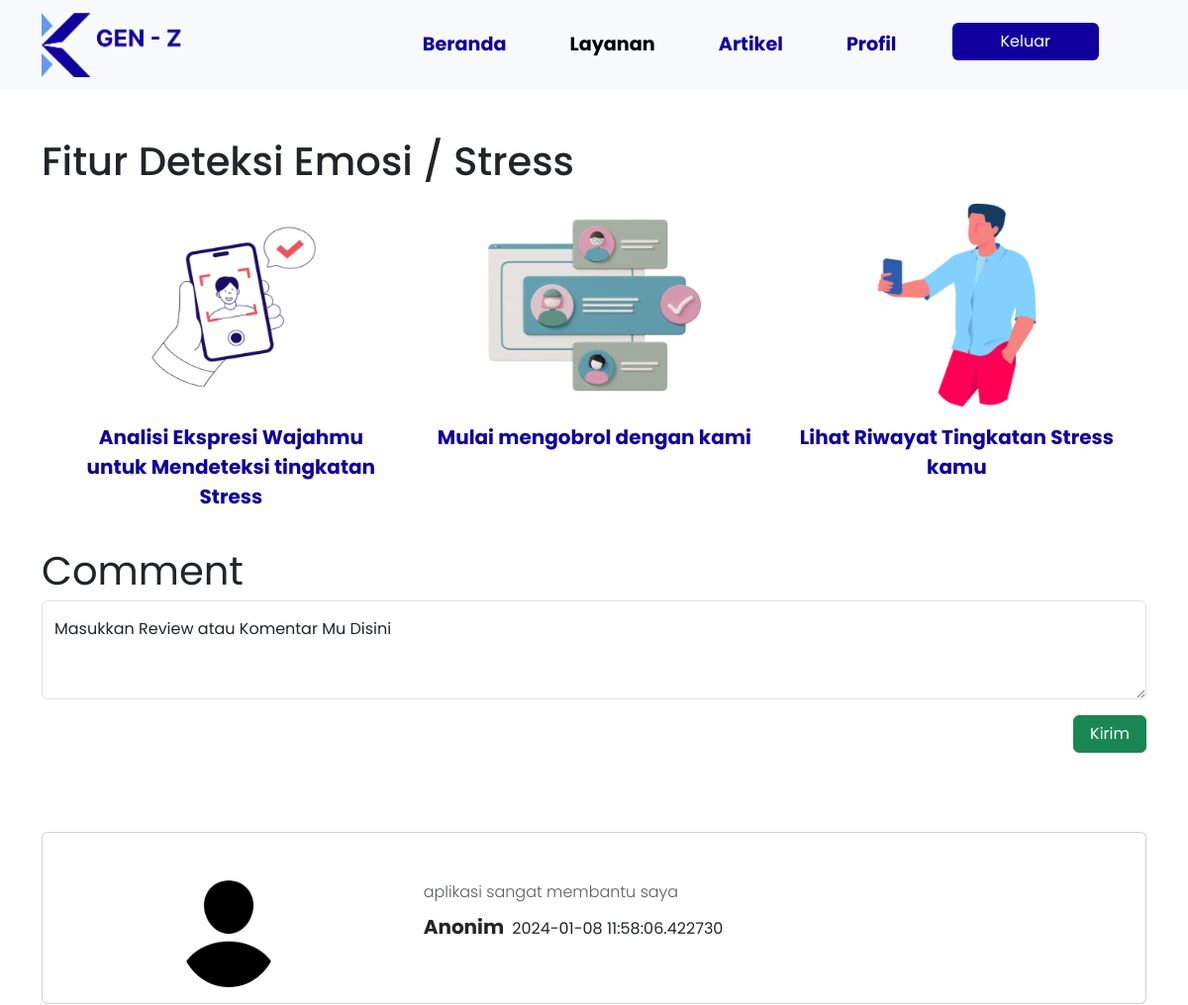
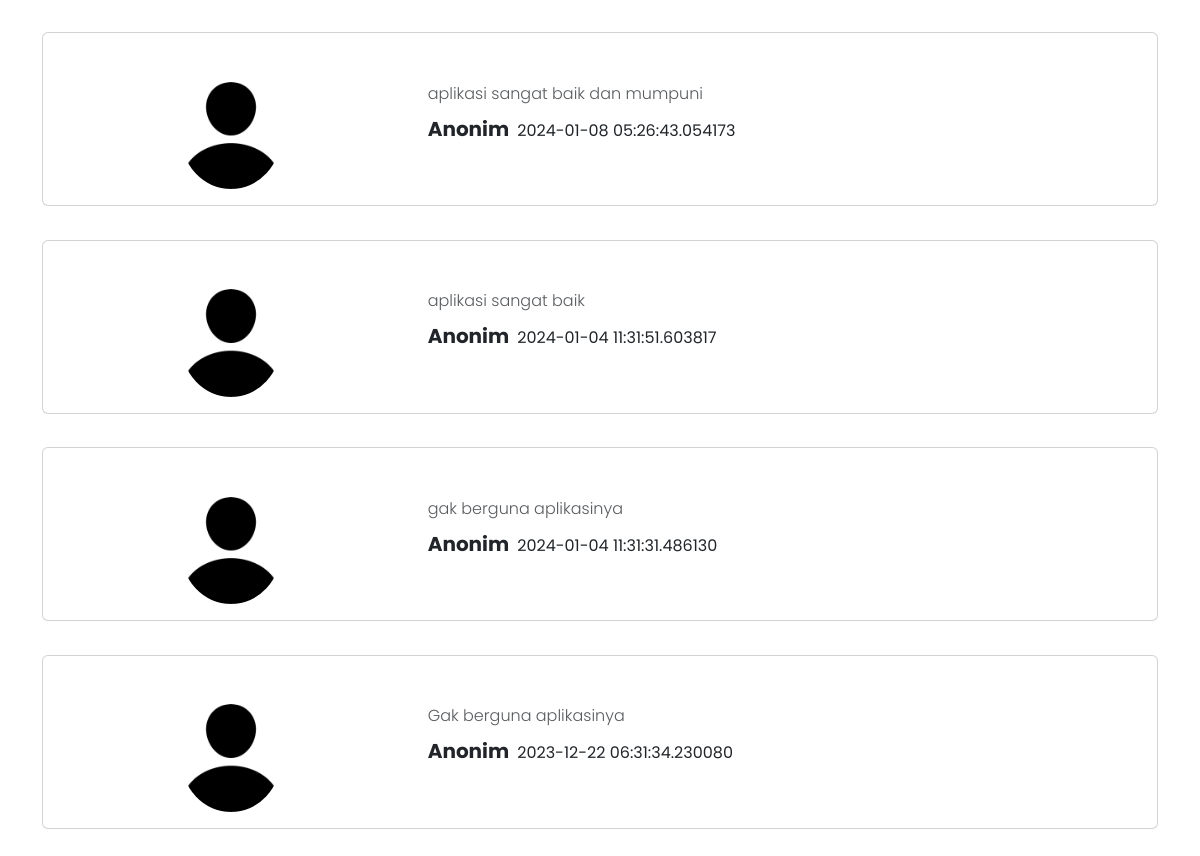
The page /layanan (signed in) on the database its author committed (2 pictures, top to bottom).
### app.py (models this page shows, shortened)
class Review(db.Model):
    id = db.Column(db.Integer, primary_key=True)
    review = db.Column(db.String(100), nullable=False)
    score = db.Column(db.Integer, nullable=False)
    date = db.Column(db.DateTime, default=datetime.datetime.now)
    user_id = db.Column(db.Integer, db.ForeignKey('user.id'))

### app.py (the view, shortened to what this page needs)
@app.route("/layanan", methods=['GET', 'POST'])
def layanan():
    if session.get('user_id') is None:
        return redirect(url_for('index'))
    else :
        title = "K-Genz | Layanan"
        view = "layanan"
        predict = 0
        getReview = Review.query.order_by(Review.date.desc()).limit(5).all()
        return render_template("user/layanan.html", active = view, title = title,predict = predict, review = getReview)

### templates/user/layanan.html (shortened to what this page needs)
{% extends "user/layouts/main.html" %}
{% block content1 %}
<div class="layanan">
    <div class="container">
        <div class="mt-5">
            <h1 class="">Fitur Deteksi Emosi / Stress</h1>
        </div>
        <div class="pilihan">
            <div class="container text-center">
                <div class="row row-layanan g-2">
                    <div class="col-md-4 img-hover-zoom--slowmo" data-aos="zoom-in" data-aos-duration="1500">
                        <a href="{{ url_for('camera')}}" class="text-decoration-none">
                            <div class="imagelayanan">
                                <img src="{{ url_for('static', filename='img/layanan2.png')}}" alt=""
                                    class=" image-layanan">
                            </div>
                            <div class="p-3 text-paragraph">Analisi Ekspresi Wajahmu untuk Mendeteksi tingkatan Stress
                            </div>
                        </a>
                    </div>
                    <div class="col-md-4 img-hover-zoom--slowmo" data-aos="zoom-in" data-aos-duration="1500">
                        <a href="{{ url_for('chatbot')}}" class="text-decoration-none">
                            <div class="imagelayanan">
                                <img src="{{ url_for('static', filename='img/layanan3.png')}}" alt=""
                                    class="image-layanan">
                            </div>
                            <div class="p-3 text-paragraph">Mulai mengobrol dengan kami</div>
                        </a>
                    </div>
                    <div class="col-md-4 img-hover-zoom--slowmo" data-aos="zoom-in" data-aos-duration="1500">
                        <a href="{{ url_for('history')}}" class="text-decoration-none">
                            <div class="imagelayanan">
                                <img src="{{ url_for('static', filename='img/layanan1.png')}}" alt=""
                                    class="image-layanan">
                            </div>
                            <div class="p-3 text-paragraph">Lihat Riwayat Tingkatan Stress kamu</div>
                        </a>
                    </div>
                </div>
            </div>
        </div>
    </div>
</div>
{% endblock %}
{% block content2 %}
<div class="sentiment-analysis">
    <div class="container">
        <div class="fs-1 text" style="font-family: Poppins;">Comment</div>
        <form action="{{ url_for('layanan')}}" method="post">
            <div class="form-floating">
                <textarea class="form-control" name="review" placeholder="Leave a comment here" id="floatingTextarea2"
                    style="height: 100px"></textarea>
                <label for="floatingTextarea2">Masukkan Review atau Komentar Mu Disini</label>
            </div>
            <div class="d-flex flex-row-reverse">
                <button class="mt-3 ps-3 pe-3 btn btn-success" type="submit">Kirim</button>
            </div>
        </form>
    </div>
    <div class="container">
        <div class="fs-5 hasil">
            {% if predict != 0 %}
            <div class="border border-success p-2" style="--bs-border-opacity: .5;">
                <div class="d-flex flex-column align-items-center justify-content-center">
                    {% if predict == 1 %}
                    <p style="font-size: 100px">&#128553</p><br>
                    <p>Komentar Kamu Masuk Kategori Negatif</p>
                    {% elif predict == 3 %}
                    <p style="font-size: 100px">&#128528</p><br>
                    <p>Komentar Kamu Masuk Kategori Netral</p>
                    {% elif predict == 5 %}
                    <p style="font-size: 100px">&#128522</p><br>
                    <p>Komentar Kamu Masuk Kategori Positif</p>
                    {% endif %}
                </div>
            </div>
            {% else %}
            <br>
            {% endif %}
        </div>
    </div>
    <div class="container mb-5">
        {% for data in review %}
        <section class="text-center text-lg-start shadow-1-strong rounded" data-aos="fade-in" data-aos-duration="1500">
            <div class="row d-flex justify-content-center">
                <div class="col-md-12">
                    <div class="card">
                        <div class="card-body">
                            <div class="row">
                                <div class="col-lg-4 d-flex justify-content-center align-items-center mb-2 mb-lg-0">
                                    <img src="{{ url_for('static', filename='img/person.png')}}"
                                        class="rounded-circle img-fluid shadow-1" alt="avatar" width="100"
                                        height="100" />
                                </div>
                                <div class="col-lg-8">
                                    <p class="text-muted fw-light mb-2">
                                        {{data['review']}}
                                    </p>
                                    <p class="mb-2"><strong class="fw-bold lead me-2">Anonim</strong><span
                                            class="class-muted">{{data['date']}}</span></p>
                                </div>
                            </div>
                        </div>
                    </div>
                </div>
            </div>
        </section>
        {% endfor %}
    </div>
</div>
{% endblock content2 %}

### templates/user/layouts/main.html (shortened to what this page needs)
<!DOCTYPE html>
<html lang="en">
<head>
    <link rel="stylesheet" href="{{ url_for('static', filename='css/bootstrap.css')}}">
    <link href="https://unpkg.com/aos@2.3.1/dist/aos.css" rel="stylesheet">
    <link rel="stylesheet" href="{{ url_for('static', filename='css/cssLocal/zoom-anim.css')}}">
</head>
<body>
    {% block content1 %}
    {% endblock %}
    {% block content2 %}
    {% endblock %}
</body>
</html>

### templates/user/layouts/navbar.html (shortened to what this page needs)
<div class="navbaratas" style="top: 0;">
    <nav class="navbar navbar-expand-lg bg-body-tertiary w-100" >
        <div class="container">
            <a href="{{ url_for('beranda')}}"><img class="navbar-brand" src="{{ url_for('static', filename='img/logo.png')}}" width="200px" height="75px";
                alt=""></a>
            <div class="collapse navbar-collapse" id="navbarNav" >
                <ul class="navbar-nav ms-auto mb-lg-0">
                    <li class="nav-item me-5">
                        <a class="nav-link {{ "active" if active == "beranda" else "" }} size-beranda"
                            aria-current="page" href="{{ url_for('beranda')}}
                        ">Beranda</a>
                    </li>
                    <li class="nav-item me-5">
                        <a class="nav-link {{ "active" if active == "layanan" else "" }} size-beranda" href="{{ url_for('layanan')}}
                        ">Layanan</a>
                    </li>
                    <li class="nav-item me-5">
                        <a class="nav-link {{ "active" if active == "artikel" else "" }} size-beranda" href="{{ url_for('artikel')}}
                        ">Artikel</a>
                    </li>
                    <li class="nav-item me-5">
                        <a class="nav-link {{ "active" if active == "profil" else "" }} size-beranda" href="{{ url_for('profil')}}">Profil</a>
                    </li>
                    <li class="nav-item me-5">
                        <a href="{{ url_for('logout') }}">
                            <div class="btn ps-5 pe-5" style="background-color: #11009E; color: white;">Keluar</div>
                        </a>
                    </li>
                </ul>
            </div>
        </div>
    </nav>
</div>

### static/css/cssLocal/zoom-anim.css (style rules this page uses)
.img-hover-zoom--slowmo img { transform-origin: 5% 10%; transition: transform 1s, filter 1s ease-in-out; filter: brightness(100%); }

### templates/user/layouts/main.html (style rules this page uses)
html, body { font-family: 'poppins'; overflow: auto; }
.nav-link { font-size: 50px; }
.size-beranda { font-size: larger; font-family: poppins; color: #11009E; font-weight: bold; }
.row { padding-top: 3%; }
.image-layanan { width: 60%; height: 60%; }
.text { align-items: center; margin: auto; top: 50%; display: table-cell; }
.row-layanan { padding-top: 1%; }
.text-paragraph { font-family: poppins; color: #11009E; font-weight: bold; font-size: 20px; }

### rows shown on the page
Review: review "aplikasi sangat membantu saya", date "2024-01-08 11:58:06.422730"
Review: review "aplikasi sangat baik dan mumpuni", date "2024-01-08 05:26:43.054173"
Review: review "aplikasi sangat baik", date "2024-01-04 11:31:51.603817"
Review: review "gak berguna aplikasinya", date "2024-01-04 11:31:31.486130"
Review: review "Gak berguna aplikasinya", date "2023-12-22 06:31:34.230080"
